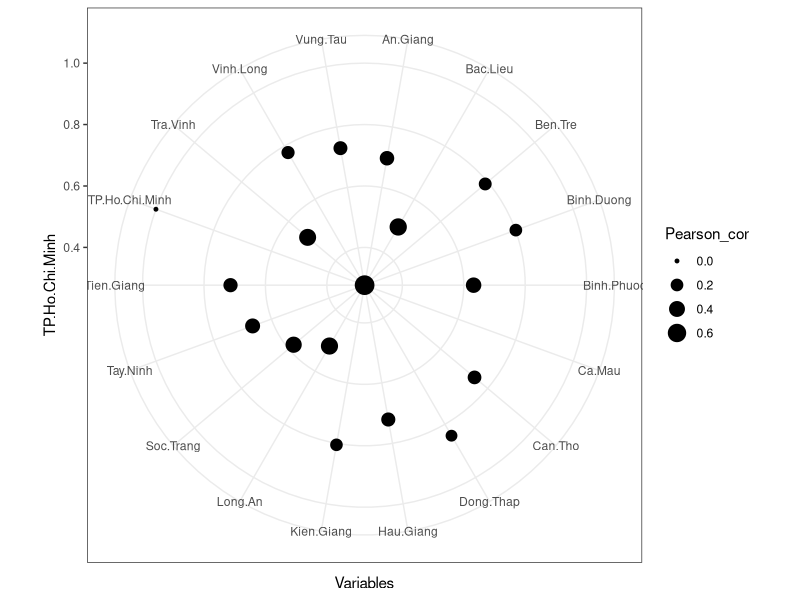

Write R code to recreate this figure.
# Thiết lập một số gói lệnh liên quan
library(ggplot2)
library(tidyverse)

# Truy cập đường dẫn dữ liệu
setwd("D:/PCA_for_Covid19-main/Data")

covid_case <- read.csv("covid_case.csv",
                      header = TRUE,
                      sep = ",",
                      stringsAsFactors = FALSE)

# Thiết lập định dạng
case_data <- covid_case %>% select(-Day)

# Dữ liệu ma trận tương quan
cor_data <- case_data %>% cor() %>% data.frame()

# Chuẩn hóa các trục x, y
Pearson_cor <- 1 - cor_data$TP.Ho.Chi.Minh
Variables <- cor_data %>% names()

# Tương quan theo biến chính
cor_HCMC <- cor_data %>% 
                ggplot(., 
                       aes(x = Variables, 
                           y = TP.Ho.Chi.Minh, 
                           size = Pearson_cor)) + 
                       geom_point() + 
                       coord_polar() + 
                       theme_bw()
cor_HCMC
